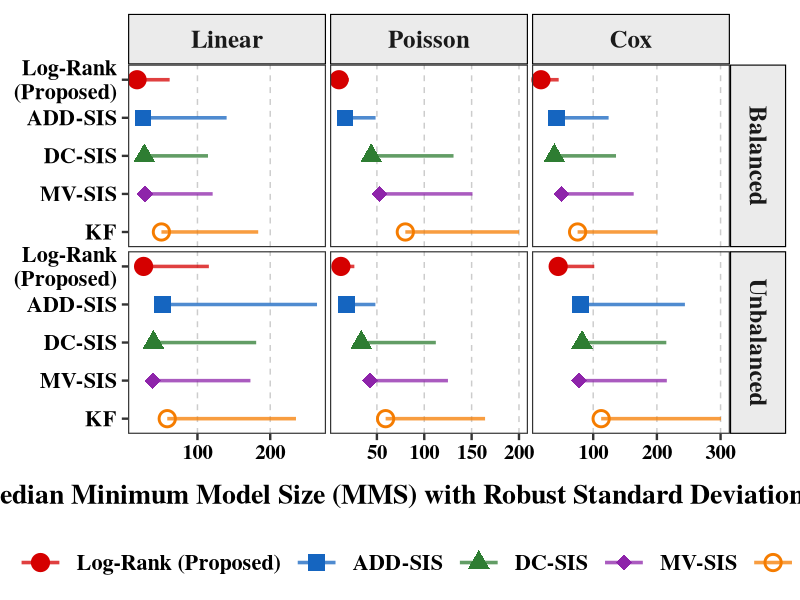
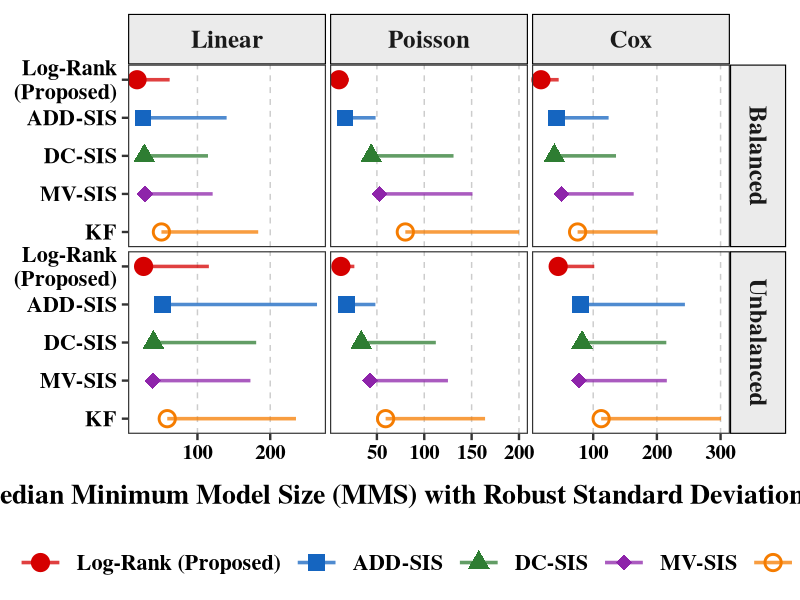

Generate these figures, in order, with R:
# Data source: Tables 1-3 (rho = 0.2, Case 1, M1 imputation for baseline methods)
library(ggplot2)
library(dplyr)

plot_data <- data.frame(
  Model = c(rep("Linear", 10), rep("Poisson", 10), rep("Cox", 10)),
  Setting = rep(c(rep("Balanced", 5), rep("Unbalanced", 5)), 3),
  Method = rep(c("Log-Rank (Proposed)", "ADD-SIS", "DC-SIS", "KF", "MV-SIS"), 6),
  Median_MMS = c(
    17.0, 25.5, 27.0, 50.5, 28.0,  
    26.0, 52.0, 39.5, 58.5, 38.5,  

    10.0, 16.5, 44.0, 80.0, 53.0,  
    12.0, 18.0, 33.5, 59.2, 42.5,  

    18.0, 42.5, 39.0, 75.5, 50.5,  
    45.0, 80.0, 82.5, 112.5, 77.5  
  ),
  RSD = c(

    44.8, 114.6, 87.5, 133.0, 92.9,   
    89.7, 212.3, 141.2, 176.9, 134.3, 

    10.4, 32.1, 86.9, 120.0, 97.9,    
    14.2, 30.4, 78.7, 105.0, 82.5,    

    27.8, 81.7, 96.8, 125.4, 113.1,   
    56.7, 164.0, 132.3, 188.1, 138.1  
  )
)

y_axis_order <- rev(c("Log-Rank (Proposed)", "ADD-SIS", "DC-SIS", "MV-SIS", "KF"))
plot_data$Method <- factor(plot_data$Method, levels = y_axis_order)

legend_display_order <- c("Log-Rank (Proposed)", "ADD-SIS", "DC-SIS", "MV-SIS", "KF")

plot_data$Model <- factor(plot_data$Model, levels = c("Linear", "Poisson", "Cox"))

plot_data$Setting <- factor(plot_data$Setting, levels = c("Balanced", "Unbalanced"))


p <- ggplot(plot_data, aes(x = Median_MMS, y = Method)) +
  
  geom_segment(aes(xend = Median_MMS + RSD, yend = Method, color = Method), 
               linewidth = 1.2, alpha = 0.75) + 
  
  geom_point(aes(color = Method, shape = Method), size = 4.5, fill = "white", stroke = 1.5) +
  
  facet_grid(Setting ~ Model, scales = "free_x") +
  
  scale_color_manual(
    values = c(
      "Log-Rank (Proposed)" = "#D50000", 
      "ADD-SIS"             = "#1565C0", 
      "DC-SIS"              = "#2E7D32", 
      "MV-SIS"              = "#8E24AA", 
      "KF"                  = "#F57C00"  
    ),
    breaks = legend_display_order 
  ) +
  
  scale_shape_manual(
    values = c(19, 15, 17, 18, 1), 
    breaks = legend_display_order
  ) +
  
  scale_y_discrete(
    expand = expansion(mult = 0.1), 
    labels = c(
      "Log-Rank (Proposed)" = "Log-Rank\n(Proposed)",
      "ADD-SIS" = "ADD-SIS",
      "DC-SIS"  = "DC-SIS",
      "MV-SIS"  = "MV-SIS",
      "KF"      = "KF"
    )
  ) +
  
  theme_bw(base_size = 18, base_family = "serif") +
  theme(
    axis.title.x = element_text(size = 20, face = "bold", margin = margin(t = 15)), 
    axis.text.y  = element_text(size = 16, color = "black", face = "bold", lineheight = 0.9), 
    axis.text.x  = element_text(size = 15, color = "black", face = "bold"), 
    
    strip.background = element_rect(fill = "grey92", color = "black", linewidth = 0.8),
    
    strip.text.x = element_text(
      face = "bold", 
      size = 18,  
      margin = margin(t = 10, b = 10) 
    ),
    
    strip.text.y = element_text(
      face = "bold", 
      size = 18,  
      angle = 270,  
      margin = margin(t = 12, r = 12, b = 12, l = 12) 
    ),
    
    panel.spacing = unit(0.2, "lines"), 
    plot.margin = margin(t = 10, r = 10, b = 10, l = 10, unit = "pt"),
    
    panel.grid.minor = element_blank(),
    panel.grid.major.y = element_blank(), 
    panel.grid.major.x = element_line(color = "grey80", linewidth = 0.5, linetype = "dashed"),
    
    legend.position = "bottom",
    legend.title = element_blank(),
    legend.text = element_text(size = 16, face = "bold"), 
    legend.margin = margin(t = 5, b = 0),     
    legend.box.margin = margin(t = -2, b = 0), 
    legend.key.size = unit(1.2, "cm") 
  ) +
  
  labs(
    x = "Median Minimum Model Size (MMS) with Robust Standard Deviation (RSD)",
    y = NULL 
  )

print(p)

ggsave(filename = "Screening_Performance_2x3_LargeFont.pdf", 
       plot = p, 
       width = 13,   
       height = 8.5,     
       device = "pdf")
